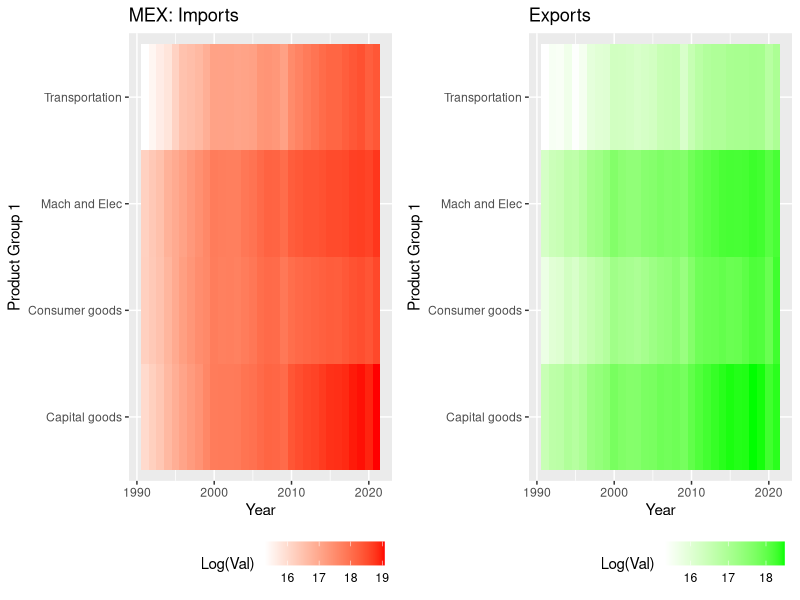
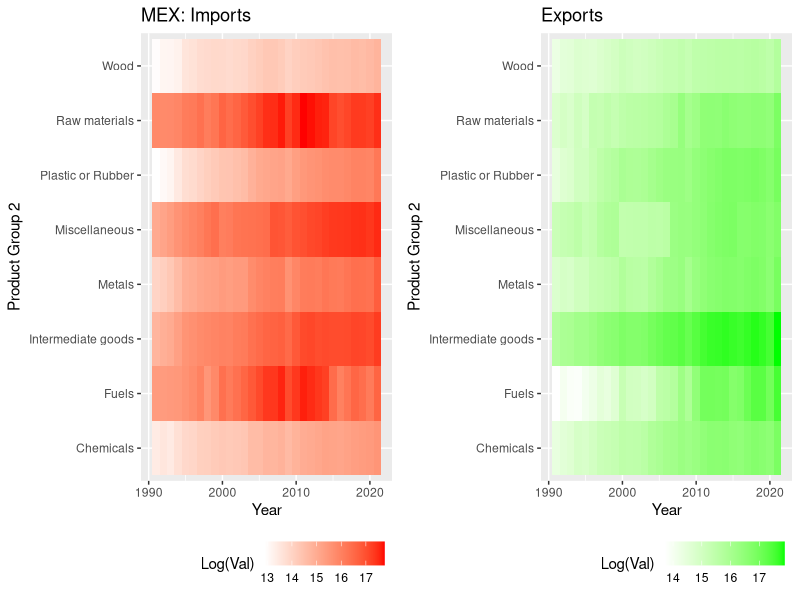
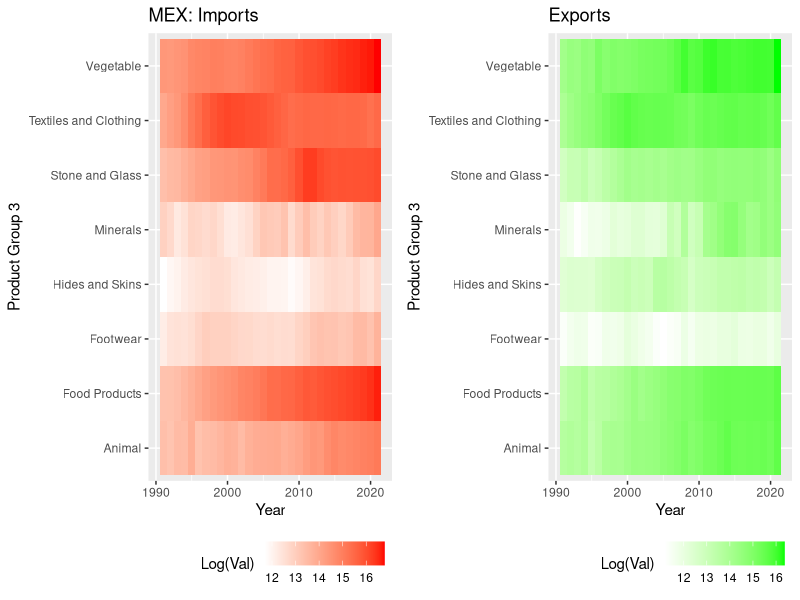
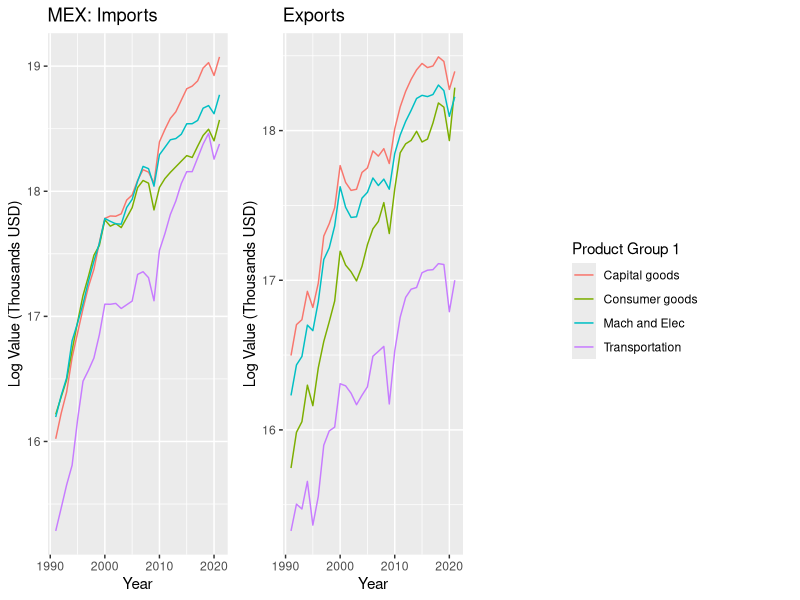
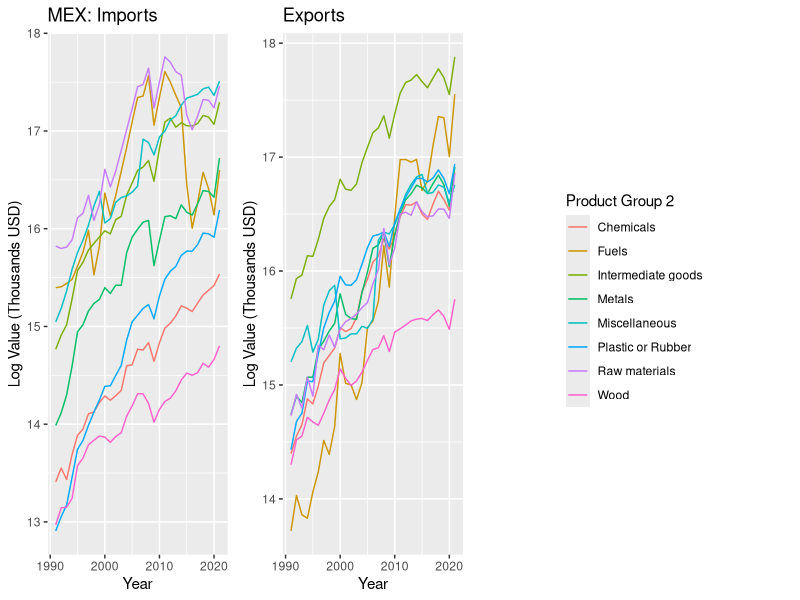
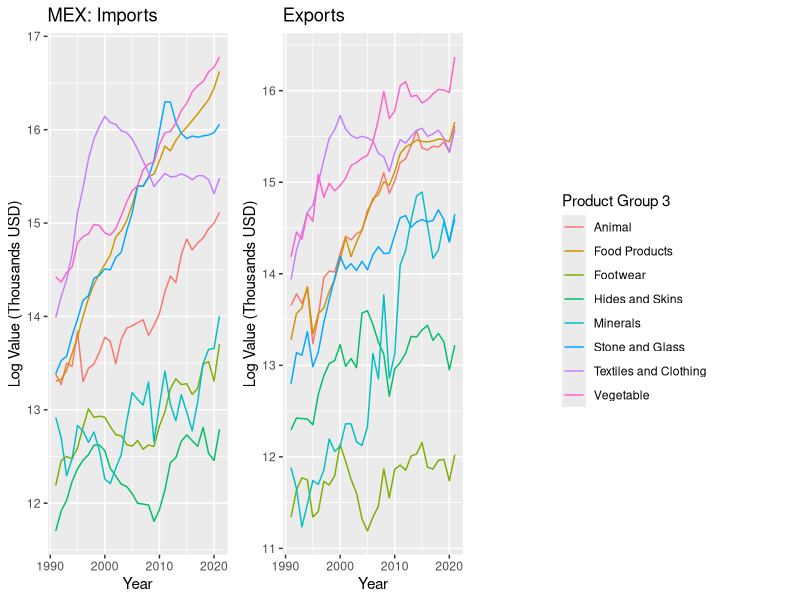
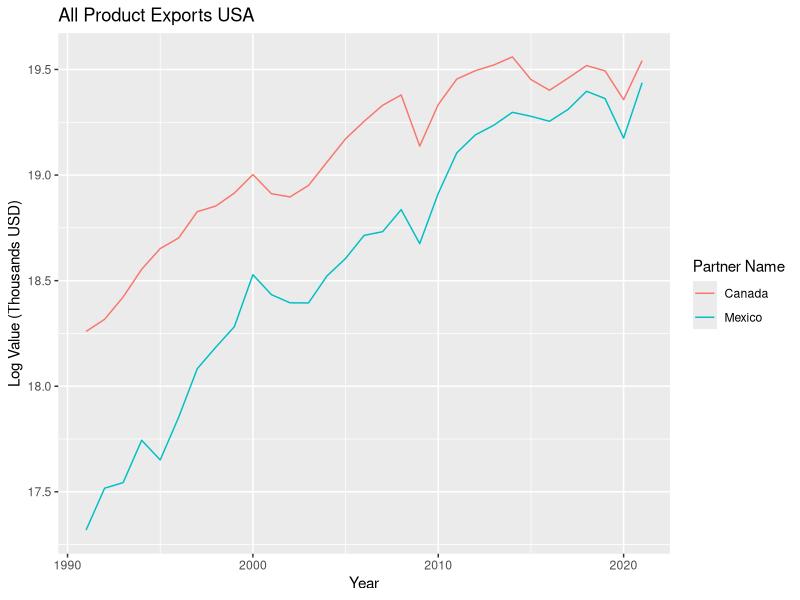

These figures' R source, in order:
## ---- chunk 1
#Bring in required libraries.
rm(list=ls())
library(readr)
library(tidyverse)
library(tidyr)
library(stringr)
library(dplyr)
library(ggplot2)
library(cowplot)
options(knitr.kable.N = Inf, knitr.kable.longtable = TRUE)
#Data Cleaning Process:
#Data was converted from .xls to .csv.
######################################################
#Data Read Ins:
CAN_exp = read_csv("CAN_exp.csv") 
CAN_imp = read_csv("CAN_Imp.csv") 
MEX_exp = read_csv("MEX_exp.csv") 
MEX_imp = read_csv("MEX_imp.csv") 

#############################################################
#CANADA wrangle:
#Turning my data sets long and setting the Primary Key as year being the columns, which will now be rows instead so we also create a value column.
CAN_exp_long = gather(CAN_exp, key = "Year", value = "Value", -`Reporter Name`, -`Partner Name`, -`Trade Flow`, -`Product Group`, -`Indicator`)
CAN_imp_long = gather(CAN_imp, key = "Year", value = "Value", -`Reporter Name`, -`Partner Name`, -`Trade Flow`, -`Product Group`, -`Indicator`)

#merging my long export and import data sets for Canada using bind_rows instead of column_bind since this is long. We turned our years 1991-2021 as our obs. 
tidy_CAN_data = bind_rows(CAN_exp_long, CAN_imp_long)

#########################################################################################
#MEXICO wrangle: Exact same process as above. 

MEX_exp_long = gather(MEX_exp, key = "Year", value = "Value", -`Reporter Name`, -`Partner Name`, -`Trade Flow`, -`Product Group`, -`Indicator`)
MEX_imp_long = gather(MEX_imp, key = "Year", value = "Value", -`Reporter Name`, -`Partner Name`, -`Trade Flow`, -`Product Group`, -`Indicator`)

tidy_MEX_data = bind_rows(MEX_exp_long, MEX_imp_long)

###############################################################################################
#Final merging of data sets:

trade_volume_df = bind_rows(tidy_CAN_data, tidy_MEX_data)

##################################################################################################
#Make sure final data frame is tidy and has no corrupt, garbage, NA's, or need for transformations 

sum(is.na(trade_volume_df)) #No NA Values
str(trade_volume_df) #From Conversions we should turn year into numeric from char, all my categorical variables should also be converted to factors and their corresponding levels 

trade_volume_df$Year = as.numeric(trade_volume_df$Year)
trade_volume_df$`Partner Name` <- as.factor(trade_volume_df$`Partner Name`)
trade_volume_df$`Trade Flow` <- as.factor(trade_volume_df$`Trade Flow`)
trade_volume_df$`Product Group` <- as.factor(trade_volume_df$`Product Group`)

# Remove the Indicator column
trade_volume_df <- trade_volume_df %>% select(-`Indicator`)

#arrange my final data set column order
trade_volume_df <- trade_volume_df %>%
  select(`Reporter Name`, `Year`, `Partner Name`, `Trade Flow`, `Product Group`, Value)


# Convert Value from Thousands in USD to log(Thousands In USD)
trade_volume_df$Value <- log(trade_volume_df$Value)

str(trade_volume_df)

#Now in Billions of USD

summary_stats <- trade_volume_df %>%
  group_by(`Product Group`) %>%
  summarize(
    Max_Value = max(Value),
    Min_Value = min(Value),
    mean_value = mean(Value),
    sd_value = sd(Value)
  )  %>%
  arrange(desc(mean_value))

#Visualization 1

knitr::kable(summary_stats)

#I was thinking of removing some Product Group members but I rather group them then remove them now that I think about it. Ill most likely do this in the next step for the project. I think I plan on making 3 groups of 7 from the 21. 

#product_groups_to_remove <- c("Footwear", "Hides and Skins", "Animal", "Minerals", "Miscellaneous", "Stone and Glass")
# Remove rows with specified Product Groups
#trade_volume_df <- trade_volume_df %>%
# filter(!`Product Group` %in% product_groups_to_remove)


group_1 <- c("Capital goods", "Consumer goods", "Mach and Elec", "Transportation")

group_2 <- c("Intermediate goods", "Fuels", "Raw materials", "Miscellaneous", "Metals", "Chemicals", "Plastic or Rubber","Wood")

group_3 <- c("Vegetable", "Food Products", "Stone and Glass", "Textiles and Clothing", "Animal", "Minerals","Hides and Skins", "Footwear")

group1_df <- trade_volume_df[trade_volume_df$`Product Group` %in% group_1, ]

group2_df <- trade_volume_df[trade_volume_df$`Product Group` %in% group_2, ]

group3_df <- trade_volume_df[trade_volume_df$`Product Group` %in% group_3, ]


################################################################################################
#Explore: 
#Group 1
g1mexico_data_imp <- group1_df %>%  
  filter(`Partner Name` == "Mexico", `Trade Flow` == "Import")

g1mexico_data_exp <- group1_df %>%  
  filter(`Partner Name` == "Mexico", `Trade Flow` == "Export")

g1canda_data_imp <- group1_df %>%   
  filter(`Partner Name` == "Mexico",  `Trade Flow` == "Import")

g1canda_data_exp <- group1_df %>%  
  filter(`Partner Name` == "Mexico",  `Trade Flow` == "Export")

#Group 2

g2mexico_data_imp <- group2_df %>%  
  filter(`Partner Name` == "Mexico", `Trade Flow` == "Import")

g2mexico_data_exp <- group2_df %>%  
  filter(`Partner Name` == "Mexico", `Trade Flow` == "Export")

g2canda_data_imp <- group2_df %>%   
  filter(`Partner Name` == "Mexico",  `Trade Flow` == "Import")

g2canda_data_exp <- group2_df %>%  
  filter(`Partner Name` == "Mexico",  `Trade Flow` == "Export")

#Group 3

g3mexico_data_imp <- group3_df %>%  
  filter(`Partner Name` == "Mexico", `Trade Flow` == "Import")

g3mexico_data_exp <- group3_df %>%  
  filter(`Partner Name` == "Mexico", `Trade Flow` == "Export")

g3canda_data_imp <- group3_df %>%   
  filter(`Partner Name` == "Mexico",  `Trade Flow` == "Import")

g3canda_data_exp <- group3_df %>%  
  filter(`Partner Name` == "Mexico",  `Trade Flow` == "Export")



#MEX_PG_imp <- ggplot(mexico_data_imp, aes(x = Year, y = `Product Group`, fill = log(Value))) +
 # geom_tile() +
  #scale_fill_gradient(low = "white", high = "red") +  # Adjust the color scale as needed
  #labs(title = "MEX: Imports", x = "Year", y = "Product Group", fill = "Value (Millions USD)") +
  #theme(legend.position = "none") 

#MEX_PG_exp <- ggplot(mexico_data_exp, aes(x = Year, y = `Product Group`, fill = log(Value))) +
 # geom_tile() +
 # scale_fill_gradient(low = "white", high = "green") +  # Adjust the color scale as needed
 # labs(title = "Exports", x = "Year", y = "Product Group", fill = "Value (Millions USD)") +
  #theme(legend.position = "none") 

#Group 1 Heat Map

g1MEX_PG_imp <- ggplot(g1mexico_data_imp, aes(x = Year, y = `Product Group`, fill = Value)) +
  geom_tile() +
  scale_fill_gradient(low = "white", high = "red") +  # Adjust the color scale as needed
  labs(title = "MEX: Imports", x = "Year", y = "Product Group 1", fill = "Log(Val)") +
  theme(legend.position = "bottom", legend.justification = "right")

g1MEX_PG_exp <- ggplot(g1mexico_data_exp, aes(x = Year, y = `Product Group`, fill = Value)) +
  geom_tile() +
  scale_fill_gradient(low = "white", high = "green") +  # Adjust the color scale as needed
  labs(title = "Exports", x = "Year", y = "Product Group 1", fill = "Log(Val)") + 
  theme(legend.position = "bottom", legend.justification = "right")

g1combined_heatmaps_MEX <- plot_grid(g1MEX_PG_imp, g1MEX_PG_exp, ncol = 2, align = "h", axis = "tb")

#Group 2 Heat Map

g2MEX_PG_imp <- ggplot(g2mexico_data_imp, aes(x = Year, y = `Product Group`, fill = Value)) +
  geom_tile() +
  scale_fill_gradient(low = "white", high = "red") +  # Adjust the color scale as needed
  labs(title = "MEX: Imports", x = "Year", y = "Product Group 2", fill = "Log(Val)") + 
  theme(legend.position = "bottom", legend.justification = "right")

g2MEX_PG_exp <- ggplot(g2mexico_data_exp, aes(x = Year, y = `Product Group`, fill = Value)) +
  geom_tile() +
  scale_fill_gradient(low = "white", high = "green") +  # Adjust the color scale as needed
  labs(title = "Exports", x = "Year", y = "Product Group 2", fill = "Log(Val)") +
  theme(legend.position = "bottom", legend.justification = "right")

g2combined_heatmaps_MEX <- plot_grid(g2MEX_PG_imp, g2MEX_PG_exp, ncol = 2, align = "h", axis = "tb")


#Group 3 Heat Map

g3MEX_PG_imp <- ggplot(g3mexico_data_imp, aes(x = Year, y = `Product Group`, fill = Value)) +
  geom_tile() +
  scale_fill_gradient(low = "white", high = "red") +  # Adjust the color scale as needed
  labs(title = "MEX: Imports", x = "Year", y = "Product Group 3", fill = "Log(Val)") + 
  theme(legend.position = "bottom", legend.justification = "right")

g3MEX_PG_exp <- ggplot(g3mexico_data_exp, aes(x = Year, y = `Product Group`, fill = Value)) +
  geom_tile() +
  scale_fill_gradient(low = "white", high = "green") +  # Adjust the color scale as needed
  labs(title = "Exports", x = "Year", y = "Product Group 3", fill = "Log(Val)") +
  theme(legend.position = "bottom", legend.justification = "right")

g3combined_heatmaps_MEX <- plot_grid(g3MEX_PG_imp, g3MEX_PG_exp, ncol = 2, align = "h", axis = "tb")

# Add a common legend to g1 g2 and g3 combined_heatmaps_MEX

#Visualization 2


g1combined_heatmaps_MEX + theme(legend.position = "bottom", legend.justification = "right")

g2combined_heatmaps_MEX + theme(legend.position = "bottom", legend.justification = "right")

g3combined_heatmaps_MEX + theme(legend.position = "bottom", legend.justification = "right")



###########################
#Explore:
#Group 1
g1MEX_PG_imp2 <- ggplot(g1mexico_data_imp, aes(x = Year, y = as.numeric(Value), color = `Product Group`)) +
  geom_line() +
  labs(title = "MEX: Imports",x = "Year", y = "Log Value (Thousands USD)", color = "Product Group 1") +
  theme(legend.position = "right")

g1MEX_PG_exp2 <- ggplot(g1mexico_data_exp, aes( x = Year, y = as.numeric(Value), color = `Product Group`)) +
  geom_line() +
  labs(title = "Exports", x = "Year", y = "Log Value (Thousands USD)", color = "Product Group 1") +
  theme(legend.position = "right")

g1combined_line_plots_MEX <- plot_grid(g1MEX_PG_imp2 + theme(legend.position = "none"),
                                     g1MEX_PG_exp2 + theme(legend.position = "none"),
                                     ncol = 2, align = "h", axis = "tb")

g1legend_MEX <- get_legend(g1MEX_PG_imp2 + theme(legend.position = "right"))
g1combined_line_plots_MEX <- cowplot::plot_grid(
  g1combined_line_plots_MEX, 
  g1legend_MEX, 
  ncol = 2, 
  align = "v", 
  rel_widths = c(2, 1.4)
)

#Group 2

g2MEX_PG_imp2 <- ggplot(g2mexico_data_imp, aes(x = Year, y = as.numeric(Value), color = `Product Group`)) +
  geom_line() +
  labs(title = "MEX: Imports",x = "Year", y = "Log Value (Thousands USD)", color = "Product Group 2") +
  theme(legend.position = "right")

g2MEX_PG_exp2 <- ggplot(g2mexico_data_exp, aes( x = Year, y = as.numeric(Value), color = `Product Group`)) +
  geom_line() +
  labs(title = "Exports", x = "Year", y = "Log Value (Thousands USD)", color = "Product Group 2") +
  theme(legend.position = "right")

g2combined_line_plots_MEX <- plot_grid(g2MEX_PG_imp2 + theme(legend.position = "none"),
                                     g2MEX_PG_exp2 + theme(legend.position = "none"),
                                     ncol = 2, align = "h", axis = "tb")

g2legend_MEX <- get_legend(g2MEX_PG_imp2 + theme(legend.position = "right"))
g2combined_line_plots_MEX <- cowplot::plot_grid(
  g2combined_line_plots_MEX, 
  g2legend_MEX, 
  ncol = 2, 
  align = "v", 
  rel_widths = c(2, 1.4)
)



#Group 3

g3MEX_PG_imp2 <- ggplot(g3mexico_data_imp, aes(x = Year, y = as.numeric(Value), color = `Product Group`)) +
  geom_line() +
  labs(title = "MEX: Imports",x = "Year", y = "Log Value (Thousands USD)", color = "Product Group 3") +
  theme(legend.position = "right")

g3MEX_PG_exp2 <- ggplot(g3mexico_data_exp, aes( x = Year, y = as.numeric(Value), color = `Product Group`)) +
  geom_line() +
  labs(title = "Exports", x = "Year", y = "Log Value (Thousands USD)", color = "Product Group 3") +
  theme(legend.position = "right")

g3combined_line_plots_MEX <- plot_grid(g3MEX_PG_imp2 + theme(legend.position = "none"),
                                     g3MEX_PG_exp2 + theme(legend.position = "none"),
                                     ncol = 2, align = "h", axis = "tb")

g3legend_MEX <- get_legend(g3MEX_PG_imp2 + theme(legend.position = "right"))
g3combined_line_plots_MEX <- cowplot::plot_grid(
  g3combined_line_plots_MEX, 
  g3legend_MEX, 
  ncol = 2, 
  align = "v", 
  rel_widths = c(2, 1.4)
)

#Visualization 3

g1combined_line_plots_MEX

g2combined_line_plots_MEX

g3combined_line_plots_MEX

#######################################################################################################
#Explore:

All_prod_exp = ggplot(trade_volume_df |> filter(`Product Group` == "All Products", `Trade Flow` == "Export"), aes(x= Year, y = Value, color = `Partner Name`)) + geom_line() + labs(title = "All Product Exports USA", x = "Year", y = "Log Value (Thousands USD)")

#Visualization 4

All_prod_exp

summary_stats$`Product Group`
summary_stats$mean_value

################################################################################
